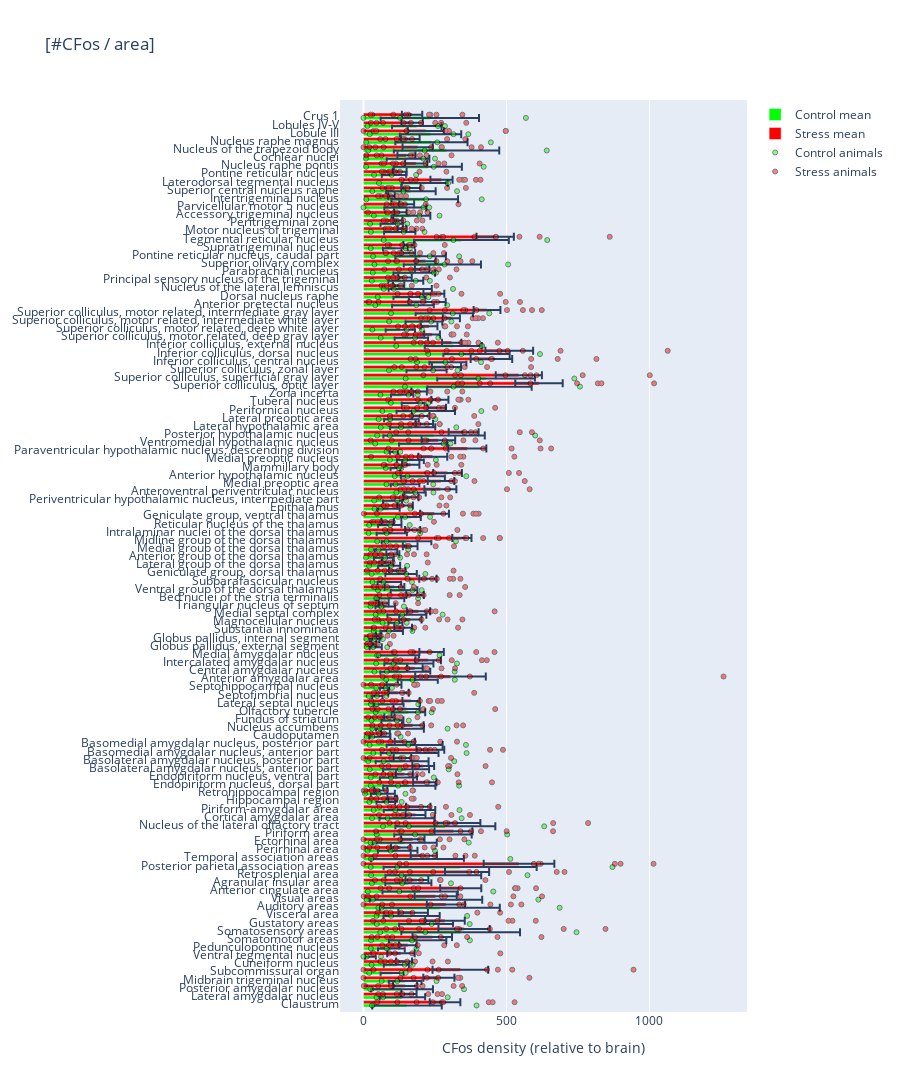

Notebook source saved alongside this figure:
### Markdown cell above
# Plot percentages

### Code cell
# In this case we wanted to normalize it based on the density, rather then the Percentage 
# I didn't modify the various labels in the plot as I was just focused on adapting the code to our dataset, rather then polishing it

tracer_to_plot = 'CFos'
normalization = 'Density' # 'Density','Percentage','RelativeDensity'
threshold = 1e-2 # Only plot bars with value larger than threshold (1e-6, 1e-2, 3)
y_axis_label = 'region_names' # change this to 'acronym' to have acronyms on the y-axis

# Calculate mean values
group_1_df = pd.DataFrame(group_1_results[(tracer_to_plot,normalization)].rename('cell counts'))
group_1_avg = group_1_df.reset_index().groupby('level_0').mean(numeric_only=True)
group_1_sem = group_1_df.reset_index().groupby('level_0').sem(numeric_only=True)

group_2_df = pd.DataFrame(group_2_results[(tracer_to_plot,normalization)].rename('cell counts'))
group_2_avg = group_2_df.reset_index().groupby('level_0').mean(numeric_only=True)
group_2_sem = group_2_df.reset_index().groupby('level_0').sem(numeric_only=True)

# Determine which regions to plot  
mean_sum = group_1_avg + group_2_avg
#regs_to_plot = mean_sum[(mean_sum['cell counts']>threshold) & (mean_sum['cell counts'].notnull())].sort_values(by='cell counts').index.to_list()
regs_to_plot = cfosPLS.X.columns.to_list()

# y-axis, with seperate values for each region
y_axis_il, ticklabels = pd.factorize(group_1_df.loc[regs_to_plot].reset_index()['level_0'])
y_axis_bla, ticklabels = pd.factorize(group_2_df.loc[regs_to_plot].reset_index()['level_0'])
if(y_axis_label=='region_names'):
    ticklabels = [AllenBrain.brain_region_dict[reg] for reg in ticklabels]
     
fig = go.Figure()

# Barplot
fig.add_trace(go.Bar(
                     x = group_1_avg.loc[regs_to_plot]['cell counts'],
                     name = f'{group_1_name} mean',
                     error_x = dict(
                         type='data',
                         array=group_1_sem.loc[regs_to_plot]['cell counts']
                     )
              )
)

fig.add_trace(go.Bar(
                     x = group_2_avg.loc[regs_to_plot]['cell counts'],
                     name = f'{group_2_name} mean',
                     error_x = dict(
                         type='data',
                         array=group_2_sem.loc[regs_to_plot]['cell counts']
                     )
              )
)

fig.update_layout(barmode='group', colorway=['rgb(0,255,0)', 'rgb(255,0,0)'])

# Scatterplot (animals)
fig.add_trace(go.Scatter(
                    mode = 'markers',
                    y = y_axis_il - 0.2,
                    x = group_1_df.loc[regs_to_plot]['cell counts'],
                    name = f'{group_1_name} animals',
                    opacity=0.5,
                    marker=dict(
                        color='rgb(0,255,0)',
                        size=5,
                        line=dict(
                            color='rgb(0,0,0)',
                            width=1
                        )
                    )
              )
)

fig.add_trace(go.Scatter(
                    mode = 'markers',
                    y = y_axis_bla + 0.2,
                    x = group_2_df.loc[regs_to_plot]['cell counts'],
                    name = f'{group_2_name} animals',
                    opacity=0.5,
                    marker=dict(
                        color='rgb(255,0,0)',
                        size=5,
                        line=dict(
                            color='rgb(0,0,0)',
                            width=1
                        )
                    )
              )
)

# Figure title
title = ''
if normalization=='RelativeDensity':
    title = '[#'+tracer_to_plot+ ' / area] / ['+tracer_to_plot+'(brain) / area(brain)].'
elif normalization=='Density':
    title = '[#'+tracer_to_plot+ ' / area]'
elif normalization=='Percentage':
    title = '[#'+tracer_to_plot+ ' / brain]'

# Update layout
fig.update_layout(
    title = title,
    yaxis = dict(
        tickmode = 'array',
        tickvals = np.arange(0,len(regs_to_plot)),
        ticktext = ticklabels
    ),
    xaxis=dict(
        title = 'CFos density (relative to brain)'
    ),
    width=900, height=5000,
    hovermode="x unified",
    yaxis_range = [-1,len(regs_to_plot)+1]
)

fig.show()

# Save figure as PNG
file_title = 'barplot_' + tracer_to_plot + '_' + normalization + 'CvS.png'
fig.write_image(os.path.join(plots_output_path, file_title))

### Figure 1 — Plotly figure (JSON) as saved in the notebook; plotly's stock layout.template omitted (floating-point values rounded to 4 significant figures; data arrays with more than 128 entries replaced by an {"elided": "..."} marker saying what was removed)
{"data": [{"error_x": {"array": [121.7, 79.41, 108.6, 57.09, 40.32, 43.92, 18.91, 46.76, 100.2, 207.5, 94.26, 98.26, 209.4, 196.6, 131.7, 80.48, 167.4, 267.6, 162.2, 69.11, 112.2, 135.4, 174.8, 96.64, 90.11, 32.52, 41.61, 91.27, 64.94, 80.37, 92.54, 100.8, 97.86, 36.78, 83.62, 38.49, 58.85, 52.25, 17.97, 15.98, 69.91, 87.28, 85.84, 71.94, 21.17, 16.69, 39.45, 24.47, 68.12, 34.36, 48.43, 46.59, 41.1, 54.95, 38.55, 34.6, 39.62, 86.83, 52.84, 40.89, 33.94, 38.79, 33.37, 37.41, 50.04, 77.01, 16.92, 47.22, 13.93, 84.06, 177.3, 78.96, 60.5, 102.2, 39.88, 39.24, 182.4, 170.8, 70.18, 64.69, 115.8, 99.82, 58.55, 51.23, 64.15, 100.3, 72.89, 55.71, 75.58, 61.07, 72.58, 135.0, 88.34, 43.27, 165.6, 54.66, 39.03, 67.89, 73.44, 116.5, 86.55, 80.18, 42.63, 119.0, 74.61, 184.2, 126.2, 107.4, 86.48, 172.0], "type": "data"}, "name": "Control mean", "type": "bar", "x": [152.1, 136.2, 134.3, 145.7, 100.2, 114.8, 24.24, 97.54, 189.5, 339.9, 218.8, 168.2, 267.2, 218.6, 198.2, 156.9, 244.3, 338.0, 189.0, 119.6, 144.0, 243.0, 286.3, 152.6, 160.9, 78.24, 68.19, 160.3, 122.6, 149.0, 135.1, 161.5, 178.9, 57.29, 127.5, 101.2, 157.0, 87.9, 48.7, 73.91, 190.0, 146.3, 158.8, 122.1, 42.83, 39.03, 98.52, 111.7, 151.7, 76.22, 94.22, 141.8, 90.56, 131.5, 89.71, 71.16, 78.51, 150.5, 98.97, 91.93, 166.5, 87.72, 101.7, 180.3, 145.5, 207.7, 111.6, 163.9, 106.7, 208.5, 246.9, 172.1, 132.6, 217.8, 173.7, 135.5, 405.7, 428.7, 220.5, 295.2, 395.4, 314.2, 167.5, 128.9, 211.4, 282.7, 173.0, 160.6, 163.4, 148.1, 177.6, 275.9, 199.8, 111.6, 342.5, 126.7, 98.61, 165.9, 146.4, 214.2, 165.9, 214.4, 106.7, 225.1, 155.9, 290.5, 237.7, 234.4, 186.4, 232.0]}, {"error_x": {"array": [53.52, 26.59, 42.11, 54.36, 97.37, 27.83, 47.95, 30.55, 69.05, 89.73, 69.12, 51.72, 66.93, 73.7, 71.84, 39.93, 77.08, 123.5, 45.66, 33.58, 40.89, 66.25, 80.21, 34.51, 42.62, 16.64, 22.64, 40.86, 29.51, 38.13, 30.56, 48.66, 35.19, 15.51, 37.82, 17.62, 45.73, 30.31, 36.41, 25.93, 123.4, 27.15, 44.74, 42.7, 8.236, 9.382, 31.15, 38.99, 40.68, 17.33, 30.61, 34.67, 30.28, 28.34, 19.51, 22.77, 25.63, 33.49, 26.51, 21.83, 50.39, 27.03, 27.02, 55.94, 46.53, 50.14, 30.34, 50.6, 66.23, 58.73, 52.33, 30.53, 30.69, 32.71, 29.85, 26.99, 82.94, 80.78, 50.91, 72.64, 83.4, 33.87, 27.51, 29.06, 29.89, 46.83, 64.4, 36.5, 19.86, 23.53, 25.2, 35.08, 24.02, 19.44, 65.26, 15.33, 16.26, 21.78, 26.04, 11.06, 33.74, 38.7, 24.14, 38.56, 31.51, 52.89, 32.84, 63.19, 37.47, 35.62], "type": "data"}, "name": "Stress mean", "type": "bar", "x": [285.2, 159.1, 145.5, 263.7, 338.9, 141.8, 131.1, 155.2, 240.5, 351.9, 285.1, 173.7, 288.5, 252.5, 340.1, 187.0, 362.3, 543.9, 210.9, 130.1, 172.5, 314.9, 328.5, 182.2, 191.6, 100.4, 60.82, 214.4, 143.3, 208.9, 136.4, 233.8, 144.4, 76.8, 172.7, 90.63, 150.6, 166.5, 121.9, 106.9, 304.3, 179.6, 226.1, 238.2, 36.23, 52.91, 138.6, 164.0, 192.4, 70.73, 180.3, 108.3, 225.4, 118.1, 84.01, 102.8, 163.3, 344.2, 171.9, 84.63, 248.6, 145.6, 165.4, 268.9, 271.1, 294.1, 165.2, 242.3, 363.4, 261.9, 350.3, 212.7, 200.1, 255.9, 267.3, 194.7, 613.7, 543.2, 290.2, 447.4, 509.8, 308.4, 239.9, 229.5, 307.4, 432.0, 223.1, 246.2, 122.8, 145.3, 205.1, 217.4, 156.8, 159.0, 460.6, 134.7, 119.9, 129.0, 151.0, 97.98, 165.8, 272.8, 126.7, 184.3, 150.3, 189.4, 163.5, 218.0, 169.9, 170.0]}, {"marker": {"color": "rgb(0,255,0)", "line": {"color": "rgb(0,0,0)", "width": 1}, "size": 5}, "mode": "markers", "name": "Control animals", "opacity": 0.5, "type": "scatter", "x": {"elided": "330 float values"}, "y": {"elided": "330 float values"}}, {"marker": {"color": "rgb(255,0,0)", "line": {"color": "rgb(0,0,0)", "width": 1}, "size": 5}, "mode": "markers", "name": "Stress animals", "opacity": 0.5, "type": "scatter", "x": {"elided": "990 float values"}, "y": {"elided": "990 float values"}}], "layout": {"barmode": "group", "colorway": ["rgb(0,255,0)", "rgb(255,0,0)"], "height": 5000, "hovermode": "x unified", "title": {"text": "[#CFos / area]"}, "width": 900, "xaxis": {"title": {"text": "CFos density (relative to brain)"}}, "yaxis": {"range": [-1, 111], "tickmode": "array", "ticktext": ["Claustrum", "Lateral amygdalar nucleus", "Posterior amygdalar nucleus", "Midbrain trigeminal nucleus", "Subcommissural organ", "Cuneiform nucleus", "Ventral tegmental nucleus", "Pedunculopontine nucleus", "Somatomotor areas", "Somatosensory areas", "Gustatory areas", "Visceral area", "Auditory areas", "Visual areas", "Anterior cingulate area", "Agranular insular area", "Retrosplenial area", "Posterior parietal association areas", "Temporal association areas", "Perirhinal area", "Ectorhinal area", "Piriform area", "Nucleus of the lateral olfactory tract", "Cortical amygdalar area", "Piriform-amygdalar area", "Hippocampal region", "Retrohippocampal region", "Endopiriform nucleus, dorsal part", "Endopiriform nucleus, ventral part", "Basolateral amygdalar nucleus, anterior part", "Basolateral amygdalar nucleus, posterior part", "Basomedial amygdalar nucleus, anterior part", "Basomedial amygdalar nucleus, posterior part", "Caudoputamen", "Nucleus accumbens", "Fundus of striatum", "Olfactory tubercle", "Lateral septal nucleus", "Septofimbrial nucleus", "Septohippocampal nucleus", "Anterior amygdalar area", "Central amygdalar nucleus", "Intercalated amygdalar nucleus", "Medial amygdalar nucleus", "Globus pallidus, external segment", "Globus pallidus, internal segment", "Substantia innominata", "Magnocellular nucleus", "Medial septal complex", "Triangular nucleus of septum", "Bed nuclei of the stria terminalis", "Ventral group of the dorsal thalamus", "Subparafascicular nucleus", "Geniculate group, dorsal thalamus", "Lateral group of the dorsal thalamus", "Anterior group of the dorsal thalamus", "Medial group of the dorsal thalamus", "Midline group of the dorsal thalamus", "Intralaminar nuclei of the dorsal thalamus", "Reticular nucleus of the thalamus", "Geniculate group, ventral thalamus", "Epithalamus", "Periventricular hypothalamic nucleus, intermediate part", "Anteroventral periventricular nucleus", "Medial preoptic area", "Anterior hypothalamic nucleus", "Mammillary body", "Medial preoptic nucleus", "Paraventricular hypothalamic nucleus, descending division", "Ventromedial hypothalamic nucleus", "Posterior hypothalamic nucleus", "Lateral hypothalamic area", "Lateral preoptic area", "Perifornical nucleus", "Tuberal nucleus", "Zona incerta", "Superior colliculus, optic layer", "Superior colliculus, superficial gray layer", "Superior colliculus, zonal layer", "Inferior colliculus, central nucleus", "Inferior colliculus, dorsal nucleus", "Inferior colliculus, external nucleus", "Superior colliculus, motor related, deep gray layer", "Superior colliculus, motor related, deep white layer", "Superior colliculus, motor related, intermediate white layer", "Superior colliculus, motor related, intermediate gray layer", "Anterior pretectal nucleus", "Dorsal nucleus raphe", "Nucleus of the lateral lemniscus", "Principal sensory nucleus of the trigeminal", "Parabrachial nucleus", "Superior olivary complex", "Pontine reticular nucleus, caudal part", "Supratrigeminal nucleus", "Tegmental reticular nucleus", "Motor nucleus of trigeminal", "Peritrigeminal zone", "Accessory trigeminal nucleus", "Parvicellular motor 5 nucleus", "Intertrigeminal nucleus", "Superior central nucleus raphe", "Laterodorsal tegmental nucleus", "Pontine reticular nucleus", "Nucleus raphe pontis", "Cochlear nuclei", "Nucleus of the trapezoid body", "Nucleus raphe magnus", "Lobule III", "Lobules IV-V", "Crus 1"], "tickvals": [0, 1, 2, 3, 4, 5, 6, 7, 8, 9, 10, 11, 12, 13, 14, 15, 16, 17, 18, 19, 20, 21, 22, 23, 24, 25, 26, 27, 28, 29, 30, 31, 32, 33, 34, 35, 36, 37, 38, 39, 40, 41, 42, 43, 44, 45, 46, 47, 48, 49, 50, 51, 52, 53, 54, 55, 56, 57, 58, 59, 60, 61, 62, 63, 64, 65, 66, 67, 68, 69, 70, 71, 72, 73, 74, 75, 76, 77, 78, 79, 80, 81, 82, 83, 84, 85, 86, 87, 88, 89, 90, 91, 92, 93, 94, 95, 96, 97, 98, 99, 100, 101, 102, 103, 104, 105, 106, 107, 108, 109]}}}
